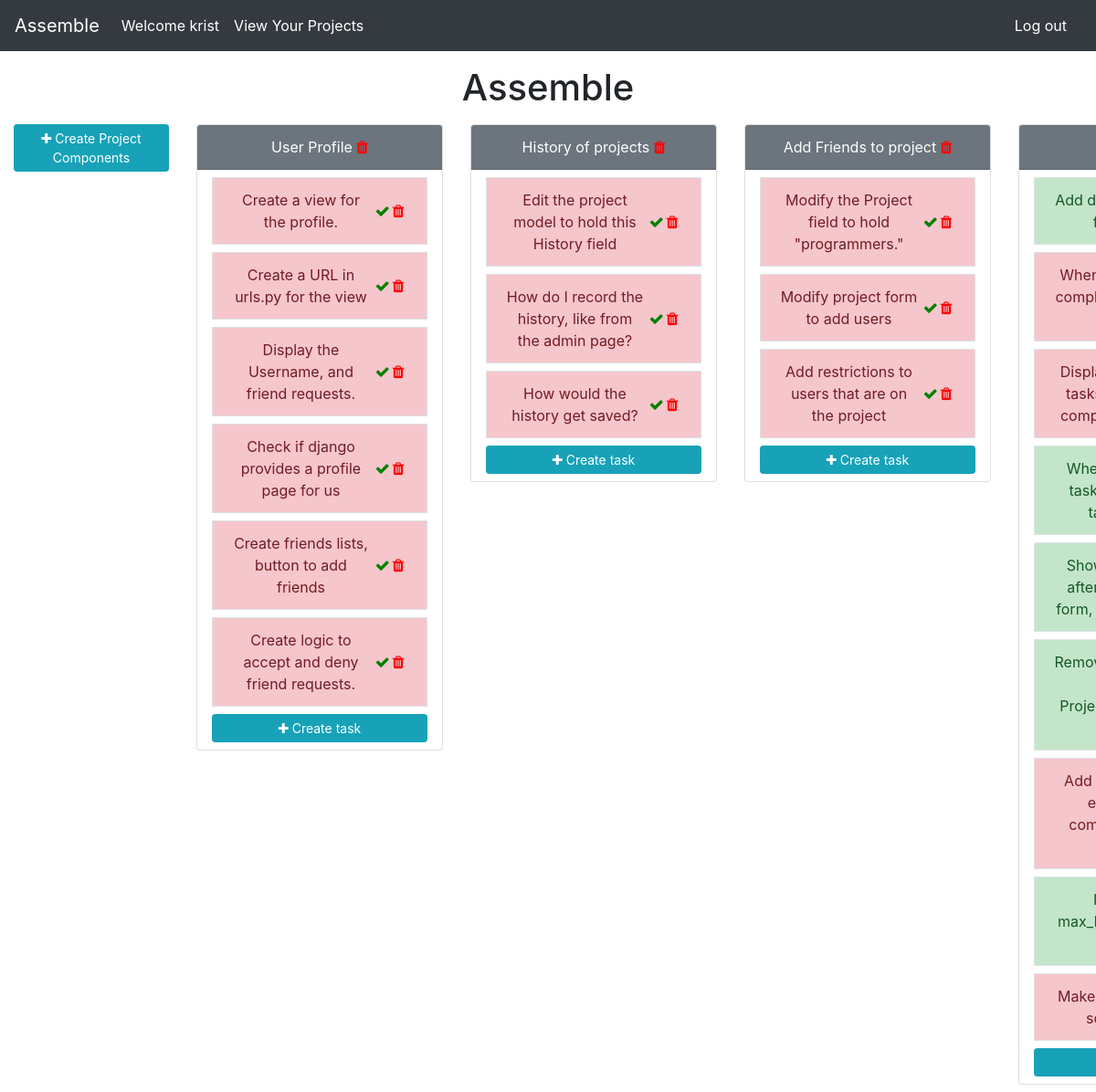
Page /home/project-detail/assemble/ (signed in) on the earlier database version.
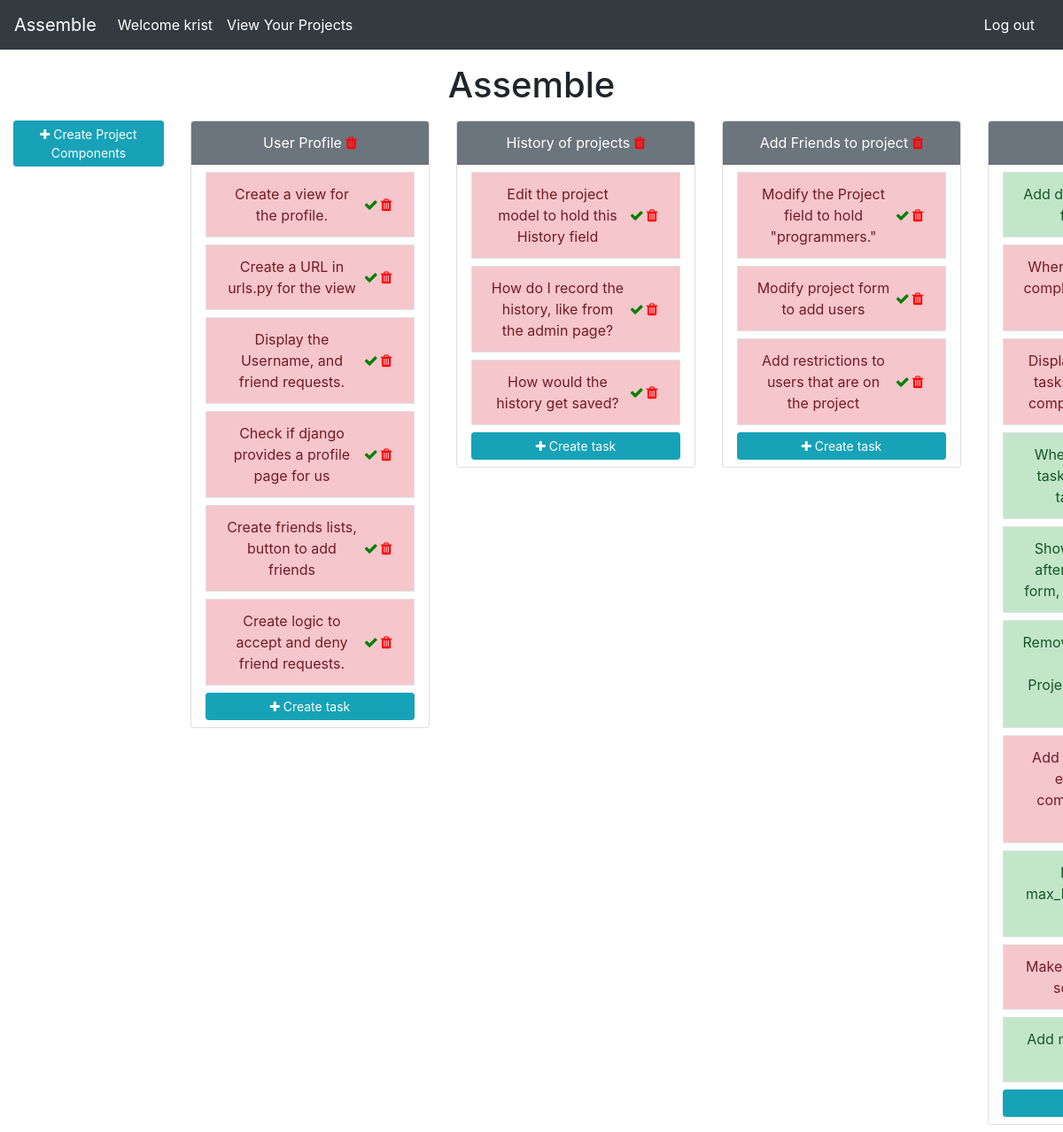
Same page on the later database version.
### assemble/models.py (models this page shows, shortened)
class Project(models.Model):
    name = models.CharField(max_length=60)
    description = models.TextField(max_length=400)
    user = models.ManyToManyField(User)
    slug = models.SlugField(max_length=100,unique=True,blank=True,null=True)
    completed= models.BooleanField(default=False)
    def __str__(self):
        return self.name

class ProjectComponent(models.Model):
    name = models.CharField(max_length=200)
    description = models.CharField(max_length=200,blank=True)
    slug = models.SlugField(max_length=100,unique=True,blank=True,null=True)
    completed = models.BooleanField(default=False)
    task = models.ForeignKey('self',null=True,default=None,related_name="component",on_delete=models.CASCADE)
    project = models.ForeignKey(Project,on_delete=models.CASCADE)

### assemble/views.py (the view)
# urls.py: path('project-detail/<project_slug>/',project_detail_view,name="project-detail"),
@login_required
def project_detail_view(request,project_slug):
    project = Project.objects.filter(user=request.user).get(slug=project_slug)
    project_components = ProjectComponent.objects.filter(project__name=project).filter(task=None)
    context = {
        'project':project,
        'project_components':project_components,
    }
    return render(request,'assemble/project_detail.html',context)

### templates/assemble/project_detail.html (shortened to what this page needs)
{% extends 'assemble/base.html' %}
{% load crispy_forms_tags %}
{% block content %}
<div class="text-center my-3">
    <h1>{{ project.name }}</h1>
</div>
    <div class="row text-center flex-nowrap">
        <div class="col-md-2">
            <a class="btn btn-info btn-sm text-white mb-2" href="{% url 'project-component-create' project.slug %}"><i class="fa fa-plus"></i> Create Project Components</a>
        </div>
        {% for component in project_components %}
            <div class="col-md-3 mb-2">
                <div class="card text-white">
                    <div class="card-header bg-secondary mb-2">
                        {{ component.name }}  <a href="{% url 'delete-task' component.id%}"><span style="color:red;font-size:1rem;"><i class="fa fa-trash"></i></span></a>
                    </div>
                    <div class="list-group">
                        <ul class="list-group px-3">
                            {% for task in component.component.all %}
                                {% if task.completed == True %}
                                    <li class="list-group-item d-flex justify-content-between align-items-center border mb-2 rounded-0 list-group-item-success">
                                        {{task.name}}
                                    </li>
                                {% else %}
                                    <li class="list-group-item d-flex justify-content-between align-items-center border mb-2 rounded-0 list-group-item-danger">
                                        {{task.name}}
                                        <span class="badge">
                                            <a href="{% url 'finish-task' task.id%}"><span style="color:green;font-size:1rem;"><i class="fa fa-check"></i></span></a>
                                            <a href="{% url 'delete-task' task.id%}"><span style="color:red;font-size:1rem;"><i class="fa fa-trash"></i></span></a>
                                        </span>
                                    </li>
                                {% endif %}
                            {% endfor %}
                            <button class="btn btn-info btn-sm text-white mb-2" data-toggle="modal" data-target="#component-{{component.slug}}">
                                <i class="fa fa-plus"></i> Create task
                            </button>
                        </ul>
                    </div>
                </div>
            </div>
        {% endfor %}
    </div>
{% endblock content %}

### templates/assemble/base.html (shortened to what this page needs)
<!DOCTYPE html>
{% load static %}
<html lang="en">
<head>
    <link rel="stylesheet" href="https://stackpath.bootstrapcdn.com/bootstrap/4.4.1/css/bootstrap.min.css">
    <link rel="stylesheet" href="https://stackpath.bootstrapcdn.com/font-awesome/4.7.0/css/font-awesome.min.css">
    <link rel="stylesheet" href="{% static 'css/navbar.css' %}">
</head>
<body>
    {% include 'assemble/navbar_horizontal.html' %}
    <div class="container-fluid" >
        <div class="row" >
            <div class="col" style="overflow-x:auto;">
                {% block content %}
                {% endblock content %}
            </div>
        </div>
    </div>
</body>
</html>

### templates/assemble/navbar_horizontal.html
<nav class="navbar navbar-expand-lg navbar-light bg-dark">
    <a class="navbar-brand text-white" href="{% url 'home' %}">
        Assemble
    </a>
    <ul class="navbar-nav mr-auto">
        <li class="nav-item active">
            <a class="nav-link disabled text-white"> Welcome {{ user.username }} </a>
        </li>
        {% if not user.is_authenticated %}
            <li class="nav-item">
                <a class="nav-link text-white" href="{% url 'login' %}">Login</a>
            </li>
            <li class="nav-item">
                <a class="nav-link text-white" href="{% url 'sign-up' %}">Sign up</a>
            </li>
        </ul>
        {% else %}
            <li class="nav-item">
                <a class="nav-link text-white" href="{% url 'project-list' %}">
                    View Your Projects
                </a>
            </li>
        </ul>
        <a class="nav-link text-white navbar-text" href="{% url 'logout' %}">Log out</a>
        {% endif %}
</nav>

### templates/assemble/modal_task_form.html (shortened to what this page needs)
{% load crispy_forms_tags %}

Differences in the rows shown:
added ProjectComponent: name "Add…"
